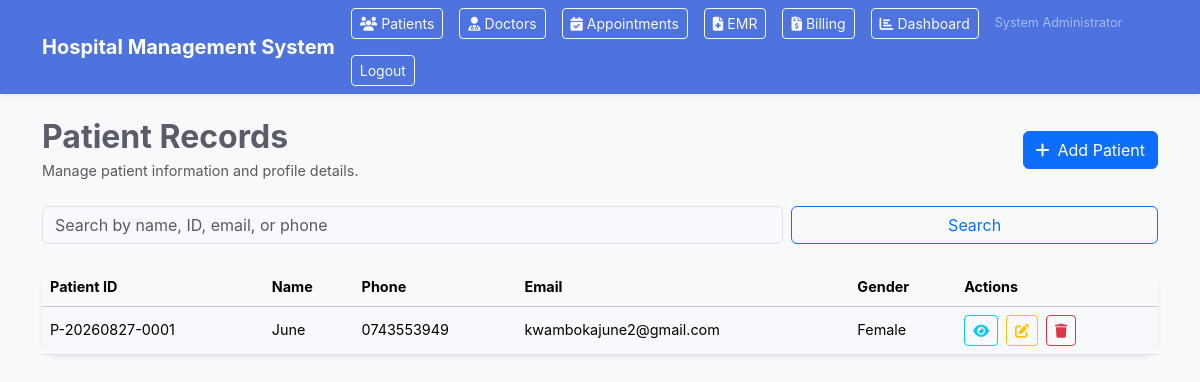
The app's page /patients (signed in) with its own data.
### Hospital-Management-System/models.py (models this page shows, shortened)
class User(db.Model, UserMixin):
    __tablename__ = "users"
    id = db.Column(db.Integer, primary_key=True)
    username = db.Column(db.String(80), unique=True, nullable=False)
    password_hash = db.Column(db.String(255), nullable=False)
    role = db.Column(db.String(50), nullable=False)
    full_name = db.Column(db.String(120), nullable=False, default="")
    failed_login_attempts = db.Column(db.Integer, default=0, nullable=False)
    is_locked = db.Column(db.Boolean, default=False, nullable=False)
    last_password_change = db.Column(db.DateTime, default=datetime.utcnow, nullable=False)
    patient = db.relationship("Patient", backref="user", uselist=False, cascade="all, delete-orphan")
    doctor = db.relationship("Doctor", backref="user", uselist=False, cascade="all, delete-orphan")
    nurse = db.relationship("Nurse", backref="user", uselist=False, cascade="all, delete-orphan")
    employee = db.relationship("Employee", backref=db.backref("user", uselist=False))

class Patient(db.Model):
    __tablename__ = "patients"
    id = db.Column(db.Integer, primary_key=True)
    user_id = db.Column(db.Integer, db.ForeignKey("users.id"), nullable=True)
    patient_id = db.Column(db.String(50), unique=True, nullable=False, default="")
    full_name = db.Column(db.String(120), nullable=False, default="")
    gender = db.Column(db.String(20), nullable=True)
    date_of_birth = db.Column(db.Date, nullable=True)
    blood_group = db.Column(db.String(10), nullable=True)
    phone = db.Column(db.String(30), nullable=True)
    email = db.Column(db.String(120), nullable=True)
    address = db.Column(db.Text, nullable=True)
    emergency_contact = db.Column(db.String(120), nullable=True)
    next_of_kin = db.Column(db.String(120), nullable=True)
    insurance_provider = db.Column(db.String(120), nullable=True)
    allergies = db.Column(db.Text, nullable=True)
    medical_conditions = db.Column(db.Text, nullable=True)
    photo_filename = db.Column(db.String(255), nullable=True)
    registration_date = db.Column(db.DateTime, default=datetime.utcnow, nullable=False)
    is_active = db.Column(db.Boolean, default=True, nullable=False)

### Hospital-Management-System/routes/patients.py (the view, shortened to what this page needs)
@patients_bp.route("/patients")
@login_required
def patients_index():
    page = request.args.get("page", 1, type=int)
    search = request.args.get("search", "", type=str).strip()
    query = Patient.query
    ordered_query = query.order_by(Patient.registration_date.desc())
    pagination = ordered_query.paginate(page=page, per_page=10, error_out=False)
    return render_template(
        "patients.html",
        patients=pagination.items,
        pagination=pagination,
        search=search,
        title="Patients",
    )

### Hospital-Management-System/app.py (called while the page is built)
@login_manager.user_loader
def load_user(user_id: str):
    return get_user_by_id(int(user_id))

@app.before_request
def protect_pages():
    if request.endpoint in {None, "static"}:
        return None
    if request.endpoint in {"auth.login", "auth.logout", "auth.register"}:
        return None
    if current_user.is_authenticated:
        return None
    flash("Please log in to continue.", "warning")
    return redirect(url_for("auth.login"))

@app.context_processor
def inject_settings():
    if 'settings' not in g:
        try:
            if db.inspect(db.engine).has_table('system_settings'):
                g.settings = {s.key: s.value for s in SystemSetting.query.all()}
            else:
                g.settings = {}
        except Exception:
            g.settings = {}
    return dict(settings=g.settings)

### Hospital-Management-System/models.py (called while the page is built)
def get_user_by_id(user_id: int) -> Optional[User]:
    if current_app:
        return User.query.get(user_id)
    from app import app as flask_app
    with flask_app.app_context():
        return User.query.get(user_id)

### Hospital-Management-System/templates/patients/patients.html (shortened to what this page needs)
{% extends "base.html" %}
{% block content %}
<div class="d-flex justify-content-between align-items-center mb-4">
    <div>
        <h2 class="fw-bold mb-1">Patient Records</h2>
        <p class="text-muted mb-0">Manage patient information and profile details.</p>
    </div>
    <a href="{{ url_for('patients.add_patient') }}" class="btn btn-primary">
        <i class="fas fa-plus me-2"></i>Add Patient
    </a>
</div>
<form method="get" class="row g-2 mb-4">
    <div class="col-md-8">
        <input type="text" class="form-control" name="search" value="{{ search }}" placeholder="Search by name, ID, email, or phone">
    </div>
    <div class="col-md-4">
        <button class="btn btn-outline-primary w-100" type="submit">Search</button>
    </div>
</form>
<div class="card border-0 shadow-sm rounded-4">
    <div class="card-body p-0">
        <div class="table-responsive">
            <table class="table table-hover align-middle mb-0">
                <thead class="table-light">
                    <tr>
                        <th>Patient ID</th>
                        <th>Name</th>
                        <th>Phone</th>
                        <th>Email</th>
                        <th>Gender</th>
                        <th>Actions</th>
                    </tr>
                </thead>
                <tbody>
                    {% for patient in patients %}
                    <tr>
                        <td>{{ patient.patient_id }}</td>
                        <td>{{ patient.full_name }}</td>
                        <td>{{ patient.phone }}</td>
                        <td>{{ patient.email }}</td>
                        <td>{{ patient.gender }}</td>
                        <td>
                            <a href="{{ url_for('patients.patient_profile', patient_id=patient.id) }}" class="btn btn-sm btn-outline-info me-1"><i class="fas fa-eye"></i></a>
                            <a href="{{ url_for('patients.edit_patient', patient_id=patient.id) }}" class="btn btn-sm btn-outline-warning me-1"><i class="fas fa-edit"></i></a>
                            <form action="{{ url_for('patients.delete_patient', patient_id=patient.id) }}" method="post" class="d-inline">
                                <button class="btn btn-sm btn-outline-danger" onclick="return confirm('Delete this patient?')"><i class="fas fa-trash"></i></button>
                            </form>
                        </td>
                    </tr>
                    {% else %}
                    <tr>
                        <td colspan="6" class="text-center py-4 text-muted">No patient records found.</td>
                    </tr>
                    {% endfor %}
                </tbody>
            </table>
        </div>
    </div>
</div>
{% endblock %}

### Hospital-Management-System/templates/base.html (shortened to what this page needs)
<!doctype html>
<html lang="en">
<head>
    <link href="https://cdn.jsdelivr.net/npm/bootstrap@5.3.3/dist/css/bootstrap.min.css" rel="stylesheet">
    <link rel="stylesheet" href="https://cdnjs.cloudflare.com/ajax/libs/font-awesome/6.5.2/css/all.min.css">
    <link rel="stylesheet" href="{{ url_for('static', filename='css/style.css') }}">
</head>
<body class="bg-light">
    <nav class="navbar navbar-expand-lg navbar-dark bg-primary shadow-sm">
        <div class="container">
            <a class="navbar-brand fw-bold" href="{{ url_for('auth.dashboard') if current_user.is_authenticated else url_for('auth.login') }}">Hospital Management System</a>
            {% if current_user.is_authenticated %}
                <div class="d-flex align-items-center gap-3 flex-wrap">
                    <a class="btn btn-outline-light btn-sm" href="{{ url_for('patients.patients_index') }}"><i class="fas fa-users me-1"></i>Patients</a>
                    <a class="btn btn-outline-light btn-sm" href="{{ url_for('doctors.doctors_index') }}"><i class="fas fa-user-md me-1"></i>Doctors</a>
                    <a class="btn btn-outline-light btn-sm" href="{{ url_for('appointments.appointments_index') }}"><i class="fas fa-calendar-check me-1"></i>Appointments</a>
                    <a class="btn btn-outline-light btn-sm" href="{{ url_for('emr.emr_index') }}"><i class="fas fa-file-medical me-1"></i>EMR</a>
                    <a class="btn btn-outline-light btn-sm" href="{{ url_for('billing.billing_index') }}"><i class="fas fa-file-invoice-dollar me-1"></i>Billing</a>
                    <a class="btn btn-outline-light btn-sm" href="{{ url_for('patients.dashboard_patients') }}"><i class="fas fa-chart-bar me-1"></i>Dashboard</a>
                    <span class="text-white-50 small">{{ current_user.full_name or current_user.username }}</span>
                    <a class="btn btn-outline-light btn-sm" href="{{ url_for('auth.logout') }}">Logout</a>
                </div>
            {% endif %}
        </div>
    </nav>
    <main class="container py-4">
        {% block content %}{% endblock %}
    </main>
</body>
</html>

### Hospital-Management-System/static/css/style.css (style rules this page uses)
:root { --bs-primary-rgb: 78, 115, 223; --bs-secondary-rgb: 133, 135, 150; --bs-font-sans-serif: "Inter", -apple-system, BlinkMacSystemFont, "Segoe UI", Roboto, "Helvetica Neue", Arial, sans-serif; --bs-body-font-family: var(--bs-font-sans-serif); --bs-body-font-size: 0.9rem; --bs-body-color: #5a5c69; --bs-body-bg: #f8f9fc; }
body { overflow-x: hidden; }
.navbar { box-shadow: 0 0.15rem 1.75rem 0 rgba(58, 59, 69, 0.15); }
.card { border: none; transition: all 0.3s; }

### records on screen
User: full_name "System Administrator"
Patient: patient_id "P-20260827-0001", full_name "June", phone "0743553949", email "kwambokajune2@gmail.com", gender "Female"
